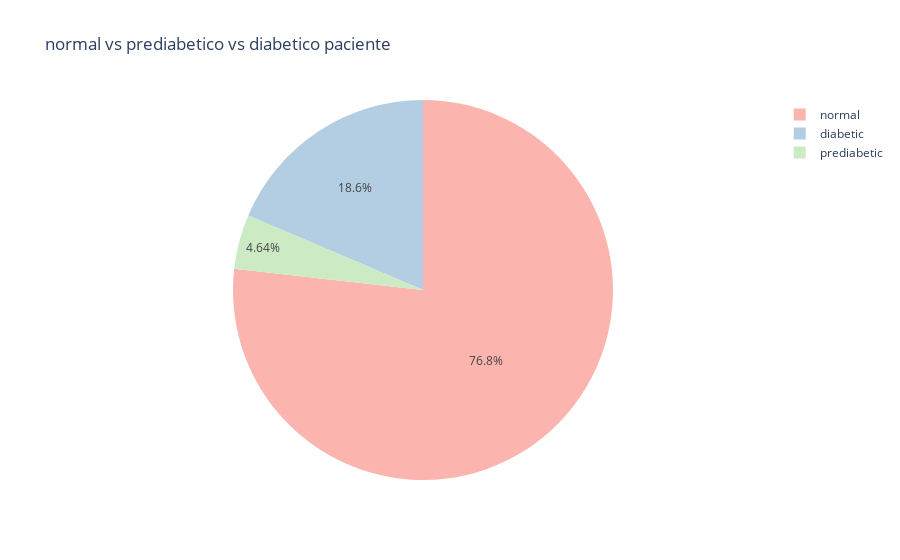

Here is the notebook cell this chart was saved with:
### Code cell
# Criar um gráfico de pizza com os valores únicos e contagem de diagnósticos de diabetes
fig = px.pie(values=Diabetic_count,               # Valores para cada categoria
             names=Diabetic_uniq,                 # Nomes das categorias
             color_discrete_sequence=px.colors.qualitative.Pastel1,  # Sequência de cores
             title="Normal vs Pré-diabético vs Diabético")   # Título do gráfico

# Exibir o gráfico
fig.show()

### Figure 1 — Plotly figure (JSON) as saved in the notebook; plotly's stock layout.template omitted (floating-point values rounded to 4 significant figures)
{"data": [{"domain": {"x": [0, 1], "y": [0, 1]}, "hovertemplate": "label=%{label}<br>value=%{value}<extra></extra>", "labels": ["normal", "diabetic", "prediabetic"], "legendgroup": "", "name": "", "showlegend": true, "type": "pie", "values": [281, 68, 17]}], "layout": {"autosize": true, "legend": {"tracegroupgap": 0}, "piecolorway": ["rgb(251,180,174)", "rgb(179,205,227)", "rgb(204,235,197)", "rgb(222,203,228)", "rgb(254,217,166)", "rgb(255,255,204)", "rgb(229,216,189)", "rgb(253,218,236)", "rgb(242,242,242)"], "title": {"text": " normal vs prediabetico vs diabetico paciente "}}}
